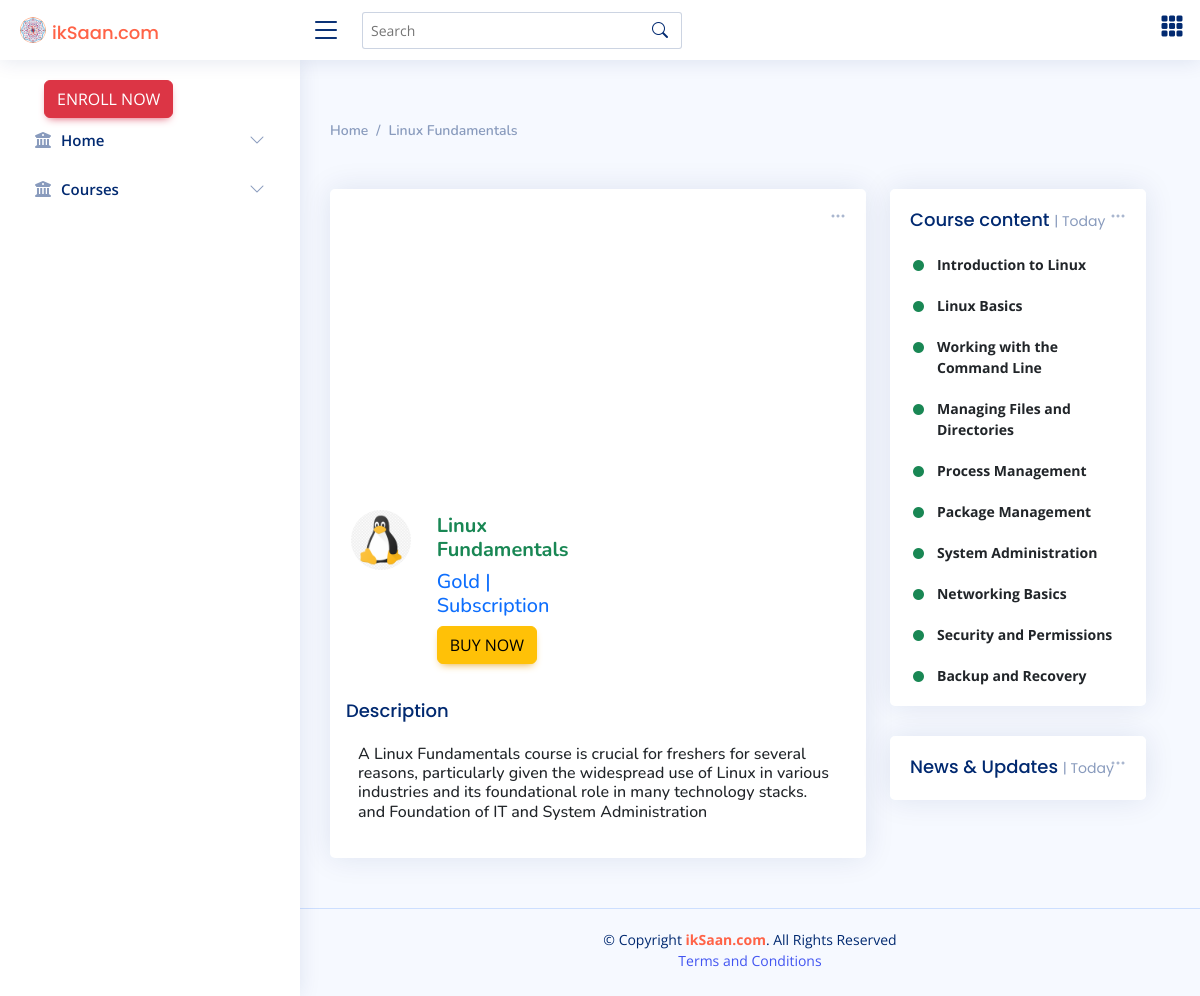
Page /courses/linux-fundamentals/ on the committed database.
### courses/models.py (models this page shows, shortened)
class Course(models.Model):
    title = models.CharField(max_length=200)
    slug = AutoSlugField(populate_from='title', unique=True)
    description = models.TextField()
    video_link = models.URLField()
    thumbnail = models.ImageField(upload_to='thumbnails/')
    subscription = models.ForeignKey('subscriptions.Subscription', on_delete=models.SET_NULL, null=True, blank=True)

### subscriptions/models.py (models this page shows)
class Subscription(models.Model):
    name = models.CharField(max_length=50)
    slug = AutoSlugField(populate_from='name', unique=True)
    price = models.DecimalField(max_digits=10, decimal_places=2)
    duration = models.CharField(max_length=20)  # e.g., 'Monthly', 'Yearly'
    def __str__(self):
        return self.name

### chapters/models.py (models this page shows, shortened)
class Chapter(models.Model):
    course = models.ForeignKey('courses.Course', on_delete=models.CASCADE)
    title = models.CharField(max_length=200)
    slug = AutoSlugField(populate_from='title', unique=True)
    video_link = models.URLField()
    content = models.TextField()
    duration = models.PositiveIntegerField(default=10)
    order = models.PositiveIntegerField(default=1)

### courses/views.py (the view)
# urls.py: path('<slug:slug>/', views.course_detail, name='course_details'),
def course_detail(request, slug):
    course = get_object_or_404(Course, slug=slug)
    chapters = Chapter.objects.filter(course=course)
    return render(request, 'courses/course_detail.html', {'course': course, 'chapters':chapters})

### templates/courses/course_detail.html (shortened to what this page needs)
{% extends 'base.html' %}
{% load django_bootstrap5 %}
{% load static %}
{% block main %}
    <header class="py-4 py-md-2" style="background-image: none;">
      <div class="container text-center py-xl-2">
      </div>
    </header>
    <div class="container">
      <nav class="mb-5 mb-md-8 mt-2" aria-label="breadcrumb">
        <ol class="breadcrumb breadcrumb-scroll">
          <li class="breadcrumb-item">
            <a class="text-gray-800" href="{%url 'home' %}">
              Home
            </a>
          </li>
          <li class="breadcrumb-item">
            <a class="text-gray-800" href="#">
              {{course.title}}
            </a>
          </li>
        </ol>
      </nav>
    </div>
    <div class="row">
      <div class="col-lg-8">
        <div class="row">
        <div class="col-12">
          <div class="card">
          <div class="filter">
            <a class="icon" href="#" data-bs-toggle="dropdown"></a>
          </div>
          <div class="ratio ratio-16x9">
            <iframe width="560" height="315" src="https://www.youtube.com/embed/ZNEiVqyPUAk?si=CHeshD3svabcgppl" title="YouTube video player" frameborder="0" allow="accelerometer; autoplay; clipboard-write; encrypted-media; gyroscope; picture-in-picture; web-share" allowfullscreen></iframe>
            </div>
            <div class="card-body">
              <div class="row">
                <div class="col-lg-2 card-title text-center"><img src="/media/{{course.thumbnail}}" alt="Profile" class="rounded-circle" alt="{{course.subscription}} Subscription" width="60" height="60"></div>
                <div class="col-lg-4">
                  <h5 class="text-success mt-4"><strong>{{course.title}}</strong></h5>
                  <h5 class="text-primary ">{{course.subscription}} <span>| Subscription</span></h5>
                  <button type="button" class="btn btn-warning mb-2">Buy Now</button>
                </div>
              </div>
              <div class="row p-2">
                <h3 class="card-title">Description</h3>
                <h6>
                  {{course.description}}
                </h6>
              </div>
          </div>
          </div>
        </div>
      </div>
      </div>
      <div class="col-lg-4">
        <div class="card">
        <div class="filter">
          <a class="icon" href="#" data-bs-toggle="dropdown"><i class="bi bi-three-dots"></i></a>
        </div>
        <div class="card-body">
          <h5 class="card-title">Course content <span>| Today</span></h5>
          <div class="activity">
            {% if chapters %}
            {% for chapter in chapters %}
            <div class="activity-item d-flex">
              <i class='bi bi-circle-fill activity-badge text-success align-self-start'></i>
              <div class="activity-content">
                <a href="{% url 'chapter_details' chapter.slug %}" class="fw-bold text-dark">{{chapter.title}}</a>
              </div>
            </div>
            {% endfor %}
            {% else %}
            <h4>no Chapters found</h4>
            {% endif %}
          </div>
      </div>
      </div>
          <div class="card">
          <div class="filter">
            <a class="icon" href="#" data-bs-toggle="dropdown"><i class="bi bi-three-dots"></i></a>
          </div>
          <div class="card-body pb-0">
            <h5 class="card-title">News &amp; Updates <span>| Today</span></h5>
          </div>
          </div>
      </div>
    </div>
{% endblock %}

### static/assets/css/style.css (style rules this page uses)
:root { scroll-behavior: smooth; }
body { font-family: "Open Sans", sans-serif; background: #f6f9ff; color: #444444; }
a { color: #4154f1; text-decoration: none; }
h1, h2, h3, h4, h5, h6 { font-family: "Nunito", sans-serif; }
.card { margin-bottom: 30px; border: none; border-radius: 5px; box-shadow: 0px 0 30px rgba(1, 41, 112, 0.1); }
.card-title { padding: 20px 0 15px 0; font-size: 18px; font-weight: 500; color: #012970; font-family: "Poppins", sans-serif; }
.card-title span { color: #899bbd; font-size: 14px; font-weight: 400; }
.card-body { padding: 0 20px 20px 20px; }
.breadcrumb { font-size: 14px; font-family: "Nunito", sans-serif; color: #899bbd; font-weight: 600; }
.breadcrumb a { color: #899bbd; transition: 0.3s; }
.breadcrumb .breadcrumb-item::before { color: #899bbd; }
.dashboard .filter { position: absolute; right: 0px; top: 15px; }
.dashboard .filter .icon { color: #aab7cf; padding-right: 20px; padding-bottom: 5px; transition: 0.3s; font-size: 16px; }
.dashboard .activity { font-size: 14px; }
.dashboard .activity .activity-item .activity-badge { margin-top: 3px; z-index: 1; font-size: 11px; line-height: 0; border-radius: 50%; flex-shrink: 0; border: 3px solid #fff; flex-grow: 0; }
.dashboard .activity .activity-item .activity-content { padding-left: 10px; padding-bottom: 20px; }
.dashboard .activity .activity-item:last-child .activity-content { padding-bottom: 0; }

### rows in the picture
Course: title "Linux Fundamentals", thumbnail (picture), subscription "Gold", description "A Linux Fundamentals course is crucial for freshers for several reasons, particularly given the widespread use of Linux in various industries and its foundational role in many technology stacks. and Foundation of IT and System Administration"
Chapter: title "Introduction to Linux"
Chapter: title "Linux Basics"
Chapter: title "Working with the Command Line"
Chapter: title "Managing Files and Directories"
Chapter: title "Process Management"
Chapter: title "Package Management"
Chapter: title "System Administration"
Chapter: title "Networking Basics"
Chapter: title "Security and Permissions"
Chapter: title "Backup and Recovery"
